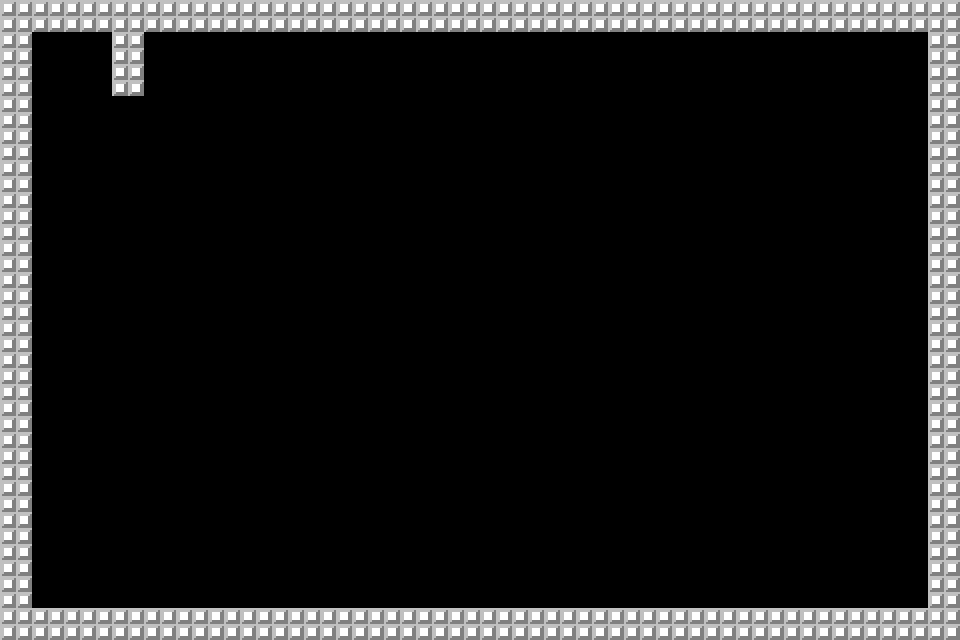

A level layout from a 2D game, rendered from its tile map. Below: a short description, then the map file with its tile-grid data intact:
An orthogonal 60x40 tile map with 16x16 px tiles, 1 tile layer (Tile Layer 1), 4 tilesets and 20 objects.

<map version="1.0" orientation="orthogonal" renderorder="right-down" width="60" height="40" tilewidth="16" tileheight="16" nextobjectid="26">
 <tileset firstgid="1" name="wall_steel" tilewidth="16" tileheight="16" tilecount="1" columns="1">
  <image source="../images/wall_steel.png" width="16" height="16" />
 </tileset>
 <tileset firstgid="2" name="wall_brick" tilewidth="16" tileheight="16" tilecount="1" columns="1">
  <image source="../images/wall_brick.png" width="16" height="16" />
 </tileset>
 <tileset firstgid="3" name="water_1" tilewidth="16" tileheight="16" tilecount="4" columns="2">
  <image source="../images/water_1.png" width="32" height="32" />
 </tileset>
 <tileset firstgid="7" name="trees" tilewidth="16" tileheight="16" tilecount="4" columns="2">
  <image source="../images/trees.png" width="32" height="32" />
 </tileset>
 <layer name="Tile Layer 1" width="60" height="40">
  <data encoding="csv">
1,1,1,1,1,1,1,1,1,1,1,1,1,1,1,1,1,1,1,1,1,1,1,1,1,1,1,1,1,1,1,1,1,1,1,1,1,1,1,1,1,1,1,1,1,1,1,1,1,1,1,1,1,1,1,1,1,1,1,1,
1,1,1,1,1,1,1,1,1,1,1,1,1,1,1,1,1,1,1,1,1,1,1,1,1,1,1,1,1,1,1,1,1,1,1,1,1,1,1,1,1,1,1,1,1,1,1,1,1,1,1,1,1,1,1,1,1,1,1,1,
1,1,0,0,0,0,0,1,1,0,0,0,0,0,0,0,0,0,0,0,0,0,0,0,0,0,0,0,0,0,0,0,0,0,0,0,0,0,0,0,0,0,0,0,0,0,0,0,0,0,0,0,0,0,0,0,0,0,1,1,
1,1,0,0,0,0,0,1,1,0,0,0,0,0,0,0,0,0,0,0,0,0,0,0,0,0,0,0,0,0,0,0,0,0,0,0,0,0,0,0,0,0,0,0,0,0,0,0,0,0,0,0,0,0,0,0,0,0,1,1,
1,1,0,0,0,0,0,1,1,0,0,0,0,0,0,0,0,0,0,0,0,0,0,0,0,0,0,0,0,0,0,0,0,0,0,0,0,0,0,0,0,0,0,0,0,0,0,0,0,0,0,0,0,0,0,0,0,0,1,1,
1,1,0,0,0,0,0,1,1,0,0,0,0,0,0,0,0,0,0,0,0,0,0,0,0,0,0,0,0,0,0,0,0,0,0,0,0,0,0,0,0,0,0,0,0,0,0,0,0,0,0,0,0,0,0,0,0,0,1,1,
1,1,0,0,0,0,0,0,0,0,0,0,0,0,0,0,0,0,0,0,0,0,0,0,0,0,0,0,0,0,0,0,0,0,0,0,0,0,0,0,0,0,0,0,0,0,0,0,0,0,0,0,0,0,0,0,0,0,1,1,
1,1,0,0,0,0,0,0,0,0,0,0,0,0,0,0,0,0,0,0,0,0,0,0,0,0,0,0,0,0,0,0,0,0,0,0,0,0,0,0,0,0,0,0,0,0,0,0,0,0,0,0,0,0,0,0,0,0,1,1,
1,1,0,0,0,0,0,0,0,0,0,0,0,0,0,0,0,0,0,0,0,0,0,0,0,0,0,0,0,0,0,0,0,0,0,0,0,0,0,0,0,0,0,0,0,0,0,0,0,0,0,0,0,0,0,0,0,0,1,1,
1,1,0,0,0,0,0,0,0,0,0,0,0,0,0,0,0,0,0,0,0,0,0,0,0,0,0,0,0,0,0,0,0,0,0,0,0,0,0,0,0,0,0,0,0,0,0,0,0,0,0,0,0,0,0,0,0,0,1,1,
1,1,0,0,0,0,0,0,0,0,0,0,0,0,0,0,0,0,0,0,0,0,0,0,0,0,0,0,0,0,0,0,0,0,0,0,0,0,0,0,0,0,0,0,0,0,0,0,0,0,0,0,0,0,0,0,0,0,1,1,
1,1,0,0,0,0,0,0,0,0,0,0,0,0,0,0,0,0,0,0,0,0,0,0,0,0,0,0,0,0,0,0,0,0,0,0,0,0,0,0,0,0,0,0,0,0,0,0,0,0,0,0,0,0,0,0,0,0,1,1,
1,1,0,0,0,0,0,0,0,0,0,0,0,0,0,0,0,0,0,0,0,0,0,0,0,0,0,0,0,0,0,0,0,0,0,0,0,0,0,0,0,0,0,0,0,0,0,0,0,0,0,0,0,0,0,0,0,0,1,1,
1,1,0,0,0,0,0,0,0,0,0,0,0,0,0,0,0,0,0,0,0,0,0,0,0,0,0,0,0,0,0,0,0,0,0,0,0,0,0,0,0,0,0,0,0,0,0,0,0,0,0,0,0,0,0,0,0,0,1,1,
1,1,0,0,0,0,0,0,0,0,0,0,0,0,0,0,0,0,0,0,0,0,0,0,0,0,0,0,0,0,0,0,0,0,0,0,0,0,0,0,0,0,0,0,0,0,0,0,0,0,0,0,0,0,0,0,0,0,1,1,
1,1,0,0,0,0,0,0,0,0,0,0,0,0,0,0,0,0,0,0,0,0,0,0,0,0,0,0,0,0,0,0,0,0,0,0,0,0,0,0,0,0,0,0,0,0,0,0,0,0,0,0,0,0,0,0,0,0,1,1,
1,1,0,0,0,0,0,0,0,0,0,0,0,0,0,0,0,0,0,0,0,0,0,0,0,0,0,0,0,0,0,0,0,0,0,0,0,0,0,0,0,0,0,0,0,0,0,0,0,0,0,0,0,0,0,0,0,0,1,1,
1,1,0,0,0,0,0,0,0,0,0,0,0,0,0,0,0,0,0,0,0,0,0,0,0,0,0,0,0,0,0,0,0,0,0,0,0,0,0,0,0,0,0,0,0,0,0,0,0,0,0,0,0,0,0,0,0,0,1,1,
1,1,0,0,0,0,0,0,0,0,0,0,0,0,0,0,0,0,0,0,0,0,0,0,0,0,0,0,0,0,0,0,0,0,0,0,0,0,0,0,0,0,0,0,0,0,0,0,0,0,0,0,0,0,0,0,0,0,1,1,
1,1,0,0,0,0,0,0,0,0,0,0,0,0,0,0,0,0,0,0,0,0,0,0,0,0,0,0,0,0,0,0,0,0,0,0,0,0,0,0,0,0,0,0,0,0,0,0,0,0,0,0,0,0,0,0,0,0,1,1,
1,1,0,0,0,0,0,0,0,0,0,0,0,0,0,0,0,0,0,0,0,0,0,0,0,0,0,0,0,0,0,0,0,0,0,0,0,0,0,0,0,0,0,0,0,0,0,0,0,0,0,0,0,0,0,0,0,0,1,1,
1,1,0,0,0,0,0,0,0,0,0,0,0,0,0,0,0,0,0,0,0,0,0,0,0,0,0,0,0,0,0,0,0,0,0,0,0,0,0,0,0,0,0,0,0,0,0,0,0,0,0,0,0,0,0,0,0,0,1,1,
1,1,0,0,0,0,0,0,0,0,0,0,0,0,0,0,0,0,0,0,0,0,0,0,0,0,0,0,0,0,0,0,0,0,0,0,0,0,0,0,0,0,0,0,0,0,0,0,0,0,0,0,0,0,0,0,0,0,1,1,
1,1,0,0,0,0,0,0,0,0,0,0,0,0,0,0,0,0,0,0,0,0,0,0,0,0,0,0,0,0,0,0,0,0,0,0,0,0,0,0,0,0,0,0,0,0,0,0,0,0,0,0,0,0,0,0,0,0,1,1,
1,1,0,0,0,0,0,0,0,0,0,0,0,0,0,0,0,0,0,0,0,0,0,0,0,0,0,0,0,0,0,0,0,0,0,0,0,0,0,0,0,0,0,0,0,0,0,0,0,0,0,0,0,0,0,0,0,0,1,1,
1,1,0,0,0,0,0,0,0,0,0,0,0,0,0,0,0,0,0,0,0,0,0,0,0,0,0,0,0,0,0,0,0,0,0,0,0,0,0,0,0,0,0,0,0,0,0,0,0,0,0,0,0,0,0,0,0,0,1,1,
1,1,0,0,0,0,0,0,0,0,0,0,0,0,0,0,0,0,0,0,0,0,0,0,0,0,0,0,0,0,0,0,0,0,0,0,0,0,0,0,0,0,0,0,0,0,0,0,0,0,0,0,0,0,0,0,0,0,1,1,
1,1,0,0,0,0,0,0,0,0,0,0,0,0,0,0,0,0,0,0,0,0,0,0,0,0,0,0,0,0,0,0,0,0,0,0,0,0,0,0,0,0,0,0,0,0,0,0,0,0,0,0,0,0,0,0,0,0,1,1,
1,1,0,0,0,0,0,0,0,0,0,0,0,0,0,0,0,0,0,0,0,0,0,0,0,0,0,0,0,0,0,0,0,0,0,0,0,0,0,0,0,0,0,0,0,0,0,0,0,0,0,0,0,0,0,0,0,0,1,1,
1,1,0,0,0,0,0,0,0,0,0,0,0,0,0,0,0,0,0,0,0,0,0,0,0,0,0,0,0,0,0,0,0,0,0,0,0,0,0,0,0,0,0,0,0,0,0,0,0,0,0,0,0,0,0,0,0,0,1,1,
1,1,0,0,0,0,0,0,0,0,0,0,0,0,0,0,0,0,0,0,0,0,0,0,0,0,0,0,0,0,0,0,0,0,0,0,0,0,0,0,0,0,0,0,0,0,0,0,0,0,0,0,0,0,0,0,0,0,1,1,
1,1,0,0,0,0,0,0,0,0,0,0,0,0,0,0,0,0,0,0,0,0,0,0,0,0,0,0,0,0,0,0,0,0,0,0,0,0,0,0,0,0,0,0,0,0,0,0,0,0,0,0,0,0,0,0,0,0,1,1,
1,1,0,0,0,0,0,0,0,0,0,0,0,0,0,0,0,0,0,0,0,0,0,0,0,0,0,0,0,0,0,0,0,0,0,0,0,0,0,0,0,0,0,0,0,0,0,0,0,0,0,0,0,0,0,0,0,0,1,1,
1,1,0,0,0,0,0,0,0,0,0,0,0,0,0,0,0,0,0,0,0,0,0,0,0,0,0,0,0,0,0,0,0,0,0,0,0,0,0,0,0,0,0,0,0,0,0,0,0,0,0,0,0,0,0,0,0,0,1,1,
1,1,0,0,0,0,0,0,0,0,0,0,0,0,0,0,0,0,0,0,0,0,0,0,0,0,0,0,0,0,0,0,0,0,0,0,0,0,0,0,0,0,0,0,0,0,0,0,0,0,0,0,0,0,0,0,0,0,1,1,
1,1,0,0,0,0,0,0,0,0,0,0,0,0,0,0,0,0,0,0,0,0,0,0,0,0,0,0,0,0,0,0,0,0,0,0,0,0,0,0,0,0,0,0,0,0,0,0,0,0,0,0,0,0,0,0,0,0,1,1,
1,1,0,0,0,0,0,0,0,0,0,0,0,0,0,0,0,0,0,0,0,0,0,0,0,0,0,0,0,0,0,0,0,0,0,0,0,0,0,0,0,0,0,0,0,0,0,0,0,0,0,0,0,0,0,0,0,0,1,1,
1,1,0,0,0,0,0,0,0,0,0,0,0,0,0,0,0,0,0,0,0,0,0,0,0,0,0,0,0,0,0,0,0,0,0,0,0,0,0,0,0,0,0,0,0,0,0,0,0,0,0,0,0,0,0,0,0,0,1,1,
1,1,1,1,1,1,1,1,1,1,1,1,1,1,1,1,1,1,1,1,1,1,1,1,1,1,1,1,1,1,1,1,1,1,1,1,1,1,1,1,1,1,1,1,1,1,1,1,1,1,1,1,1,1,1,1,1,1,1,1,
1,1,1,1,1,1,1,1,1,1,1,1,1,1,1,1,1,1,1,1,1,1,1,1,1,1,1,1,1,1,1,1,1,1,1,1,1,1,1,1,1,1,1,1,1,1,1,1,1,1,1,1,1,1,1,1,1,1,1,1
</data>
 </layer>
 <objectgroup name="Object Layer 1">
  <object id="2" gid="2" x="384" y="128" width="16" height="16" />
  <object id="4" gid="2" x="400" y="128" width="16" height="16" />
  <object id="5" gid="2" x="400" y="144" width="16" height="16" />
  <object id="6" gid="2" x="384" y="144" width="16" height="16" />
  <object id="8" gid="2" x="384" y="112" width="16" height="16" />
  <object id="9" gid="2" x="400" y="112" width="16" height="16" />
  <object id="10" gid="2" x="400" y="96" width="16" height="16" />
  <object id="11" gid="2" x="384" y="96" width="16" height="16" />
  <object id="12" gid="3" x="352" y="160" width="16" height="16" />
  <object id="13" gid="3" x="368" y="160" width="16" height="16" />
  <object id="14" gid="3" x="384" y="160" width="16" height="16" />
  <object id="15" gid="3" x="400" y="160" width="16" height="16" />
  <object id="16" gid="3" x="400" y="176" width="16" height="16" />
  <object id="17" gid="3" x="384" y="176" width="16" height="16" />
  <object id="19" gid="3" x="368" y="176" width="16" height="16" />
  <object id="20" gid="3" x="352" y="176" width="16" height="16" />
  <object id="21" gid="7" x="592" y="176" width="16" height="16" />
  <object id="22" gid="7" x="608" y="176" width="16" height="16" />
  <object id="24" gid="7" x="608" y="160" width="16" height="16" />
  <object id="25" gid="7" x="592" y="160" width="16" height="16" />
 </objectgroup>
</map>
